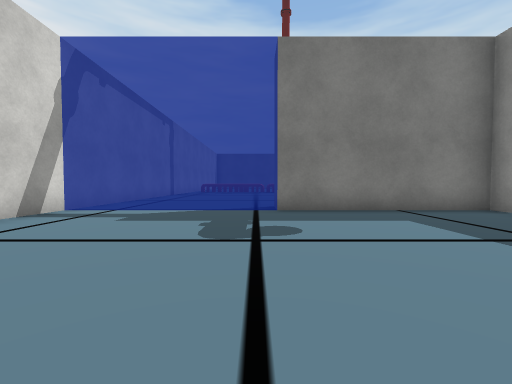
view 1 (above)

14 first-person views from a walk through a Unity game level. The camera is 0.64 m above the floor, tilts 2° down and sees 90° across. The floor is counted in squares, 1 m on a side. Each view is taken from the middle of a square. On the plan, view 1 faces up. The plan holds only what a view shows up to about 9 squares ahead; the rest is blank. The place goes on beyond the plan. Some animated figures are not drawn. Some surface patterns are stand-ins.

view 2
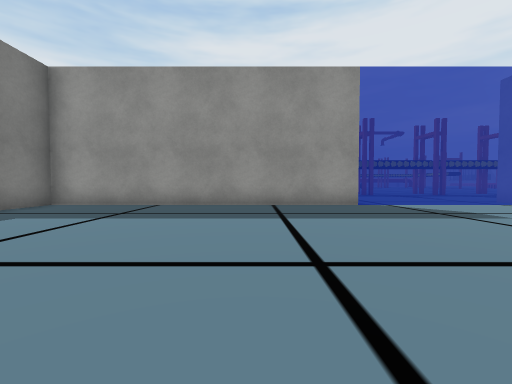

view 3
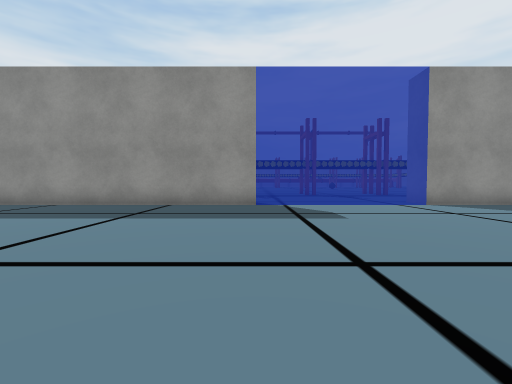

view 4
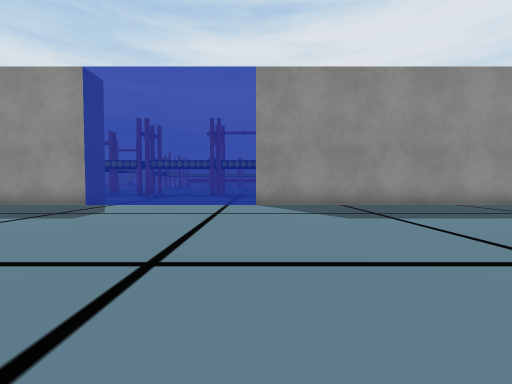

view 5
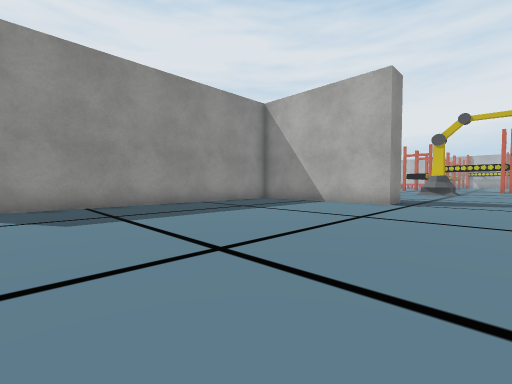

view 6
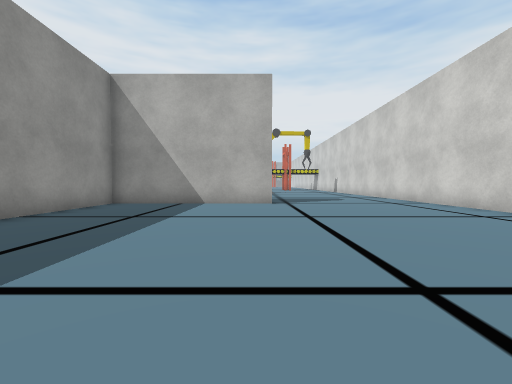

view 7
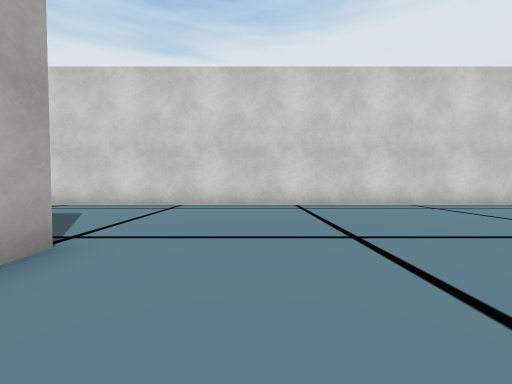

view 8
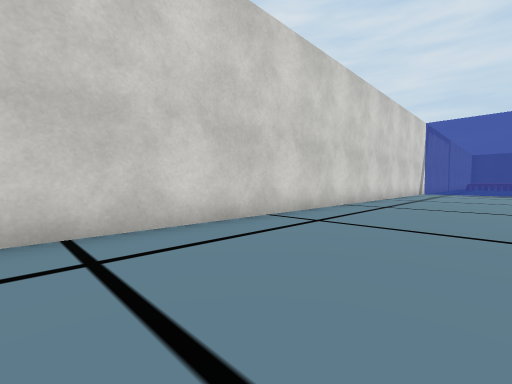

view 9
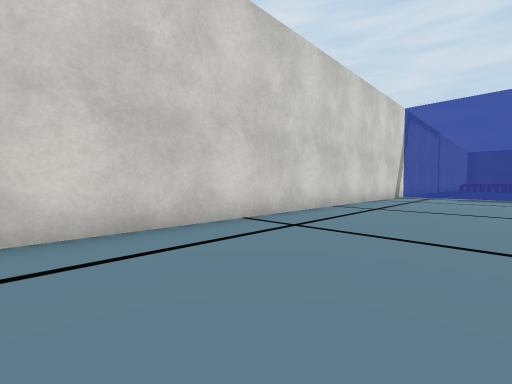

view 10
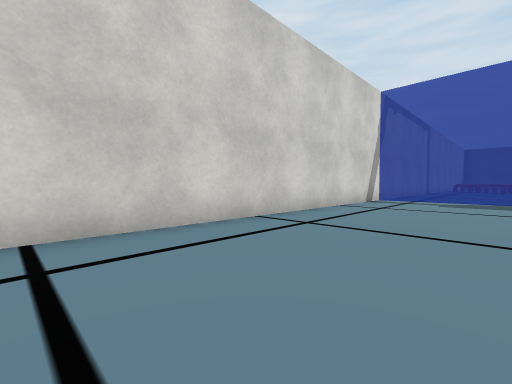

view 11
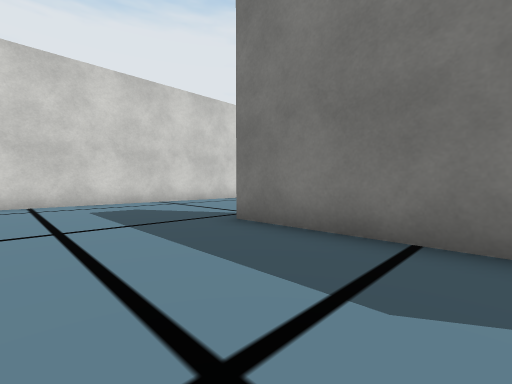

view 12
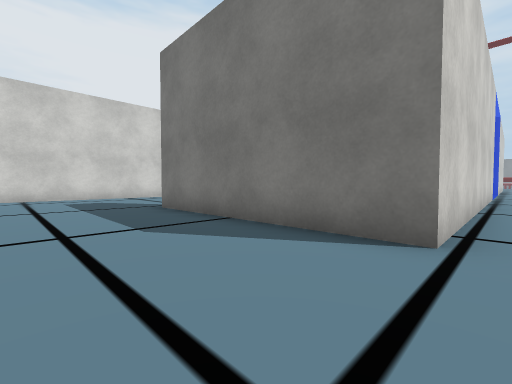

view 13
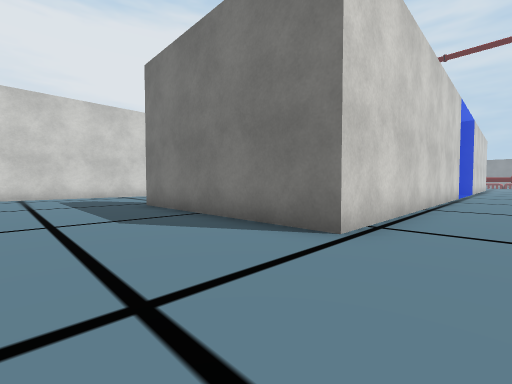

view 14
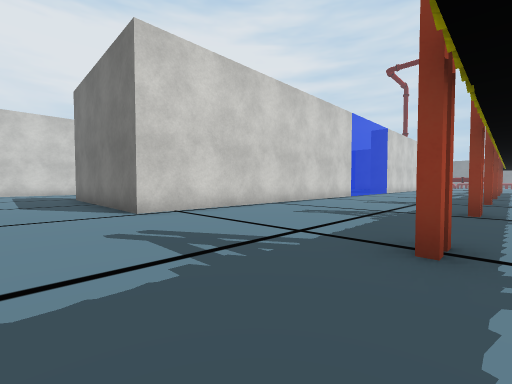

### Floor plan
Points are (right, up) in squares from view 1. A wall is a line through its corners. A room is listed if a view was taken in it or the views show most of it. See-through windows are left out.
Room 1 (views 1, 2, 3, 4, 5, 6, 7, 8, 9, 10, 11, 12)
walls: (5.5, -3) (5.5, 6) (0.5, 6); (6.5, -18) (0.5, -18) (0.5, -17) (5.5, -17) (5.5, -8); (-4.5, 6.5) (-4.5, -21)
ways out: opening at (6.7, -20) to room 2
Room 2 (views 13, 14)
walls: (6.5, -8.8) (6.5, -18); (-4.5, 9) (-4.5, 6.5)
ways out: opening at (6.7, -20) to room 1
objects: conveyor (13, -17); conveyor (13, -13); conveyor (13, -10)

Positions as (right, up) in squares from view 1, and headings:
1: (0, 0), facing up
2: (-2, 0), facing right
3: (-2, -3), facing right
4: (-2, -8), facing right
5: (-2, -9), facing down-right
6: (1, -9), facing down
7: (3, -15), facing left
8: (-1, -11), facing up-left
9: (-1, -7), facing up-left
10: (-1, -4), facing up-left
11: (4, -21), facing up-left
12: (7, -21), facing up-left
13: (8, -21), facing up-left
14: (12, -20), facing up-left
